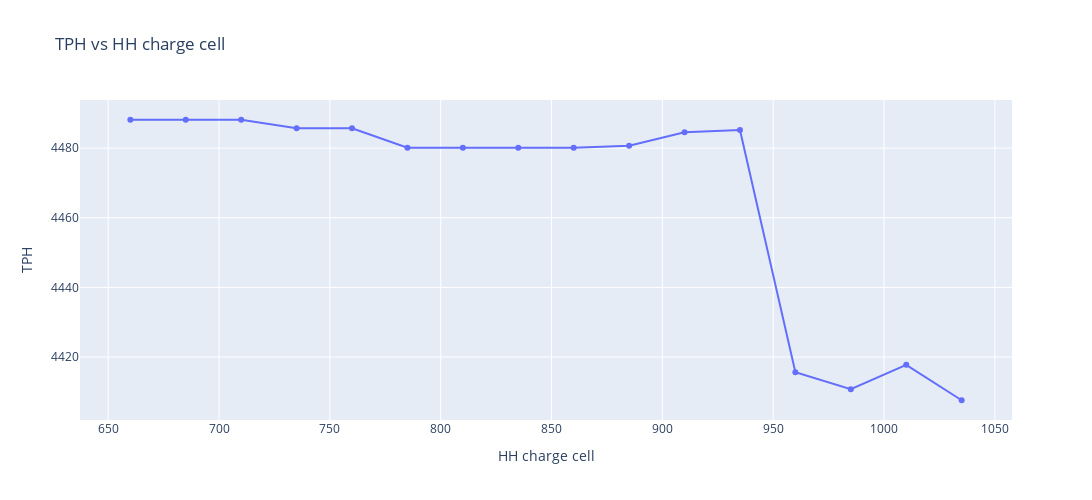

Notebook cell for this chart:
### Code cell
list_df_recommendation=[]
list_df_tph=[]
list_index=[]
for i in data1.index:
    try:
        inicio=i
        print(inicio)
        fin=inicio+timedelta(minutes=10)
        
        df=data1.loc[inicio:fin]
        #display(df)
        rec,tph=optimum_recommendation(df,range_hh_cc)
        list_df_recommendation.append(rec)
        list_df_tph.append(tph)
        list_index.append(fin)
         
    except Exception as e:
        
        print(e)
        #print("Error :",i)
        #display(df)
    break

### Figure 1 — Plotly figure (JSON) as saved in the notebook; plotly's stock layout.template omitted (floating-point values rounded to 4 significant figures)
{"data": [{"mode": "lines+markers", "name": "TPH", "type": "scatter", "x": [660, 685, 710, 735, 760, 785, 810, 835, 860, 885, 910, 935, 960, 985, 1010, 1035], "y": [4488.0, 4488.0, 4488.0, 4486.0, 4486.0, 4480.0, 4480.0, 4480.0, 4480.0, 4481.0, 4485.0, 4485.0, 4416.0, 4411.0, 4418.0, 4408.0]}], "layout": {"height": 500, "hovermode": "x unified", "title": {"text": "TPH vs HH charge cell"}, "width": 1200, "xaxis": {"title": {"text": "HH charge cell"}}, "yaxis": {"title": {"text": "TPH"}}}}
